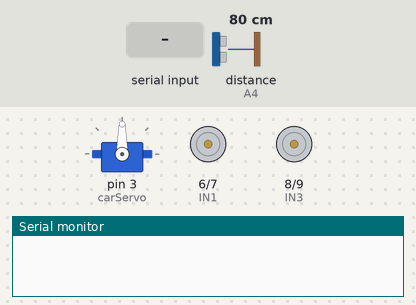
Recording of a sketch running on a simulated Arduino Uno, built with avr-gcc and run on an emulated ATmega328P. Parts: servo, motor-driver pin pairs drawn as motors (green arrow = first pin HIGH = forward, orange = second pin HIGH = backward, longer = more drive, scaled by the enable pin), the last lines printed to the serial monitor. Wiring (inferred from the names in the program): ultrasonic range finder: trigger A5; echo A4. The inputs (shaded band) are chosen by the test bench; at power-on: distance to the obstacle (sensor on A4) 80 cm. The echo pulse lasts 58.3 µs per cm.

Above: at 1.2 s.
1.3 s: "f" received over Serial
At 2.5 s:
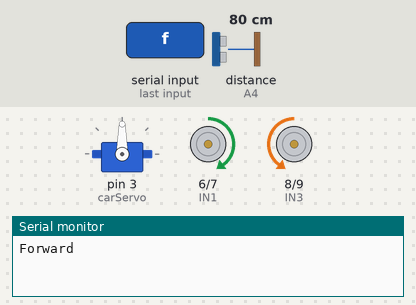
2.8 s: distance to the obstacle (sensor on A4) set to 29 cm
4.3 s: distance to the obstacle (sensor on A4) set to 23 cm
At 5.0 s:
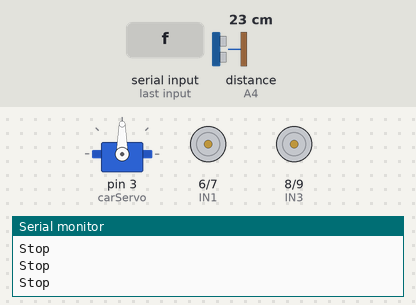
5.8 s: "b" received over Serial
At 6.7 s:
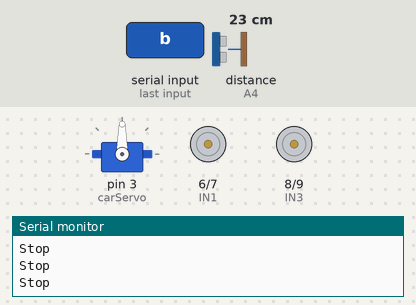
7.3 s: "r" received over Serial
At 7.8 s:
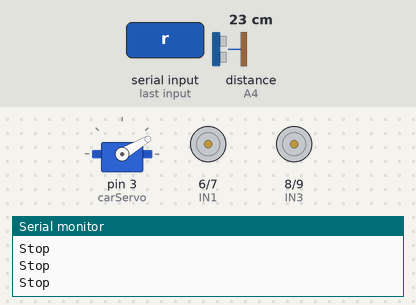
8.8 s: "l" received over Serial
At 10.1 s:
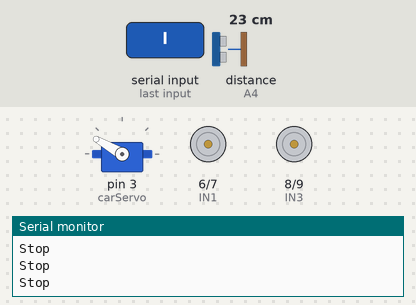
Timing chart, 0 to 11.3 s (numbered marks = the images above; inputs shaded):
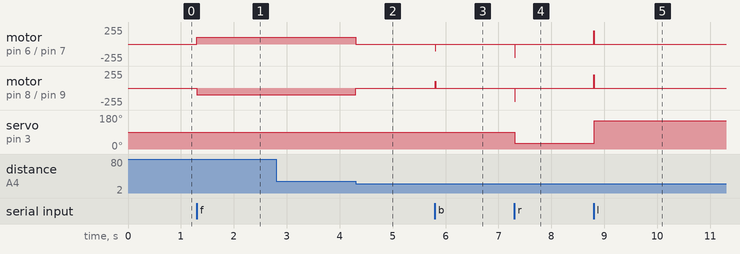

Measured:
- the behaviour switches between 27 and 26 cm on distance to the obstacle (sensor on A4) (found by bisection; images 1 and 2)
- after the input at 1.3 s, motor on pin 6 (IN1) / pin 7 (IN2): stopped → forward 100/255 at once; motor on pin 8 (IN3) / pin 9 (IN4): stopped → backward 100/255 at once
- after the input at 2.8 s, every drawn part: stays the same
- after the input at 4.3 s, motor on pin 6 (IN1) / pin 7 (IN2): forward 100/255 → stopped at once; motor on pin 8 (IN3) / pin 9 (IN4): backward 100/255 → stopped at once
- after the input at 5.8 s, motor on pin 6 (IN1) / pin 7 (IN2): stopped → backward 100/255 at once, → stopped 0.01 s later; motor on pin 8 (IN3) / pin 9 (IN4): stopped → forward 100/255 at once, → stopped 0.01 s later
- after the input at 7.3 s, motor on pin 6 (IN1) / pin 7 (IN2), motor on pin 8 (IN3) / pin 9 (IN4): stopped → backward 200/255 at once, → stopped 0.01 s later; servo on pin 3 (carServo): 90° → 30° at once
- after the input at 8.8 s, motor on pin 6 (IN1) / pin 7 (IN2), motor on pin 8 (IN3) / pin 9 (IN4): stopped → forward 200/255 at once, → stopped 0.01 s later; servo on pin 3 (carServo): 30° → 150° at once

The sketch:

bluetooth_control.ino
```cpp
#include <Servo.h>
Servo carServo;

#define ENA 5
#define ENB 11
#define IN1 6
#define IN2 7
#define IN3 8
#define IN4 9
#define carSpeed 100

/* This section is to initialize variables for the ultrasound sensor */
#define ECHO A4
#define TRIG A5

int aheadDistance = 0;
int pos = 0;

/* Function to receive bluetooth signals transmitted from the app */
void getBTData() {
  if (Serial.available()) {
    switch(Serial.read()) {
      case 'f': moveForward(); break;
      case 'b': moveBackward(); break;
      case 'r': turnRight(); break;
      case 'l': turnLeft(); break;
      case 's': stop(); break;
      default: break;
    }
  }
}

/* Function to move forward */
void moveForward() {
  analogWrite(ENA,carSpeed);
  analogWrite(ENB,carSpeed);
  digitalWrite(IN1,HIGH);
  digitalWrite(IN2,LOW);  // Right wheel forward
  digitalWrite(IN3,LOW);
  digitalWrite(IN4,HIGH);  // Left wheel forward
  Serial.println("Forward");
  carServo.write(90);
}

/* Function to move backward */
void moveBackward() {
  // Ignore ultrasound object detection if moving backwards
  aheadDistance = distanceTest();
  if (aheadDistance >= 0)
  {
    analogWrite(ENA,carSpeed);
    analogWrite(ENB,carSpeed);
    digitalWrite(IN1,LOW);
    digitalWrite(IN2,HIGH); // Right wheel backward
    digitalWrite(IN3,HIGH);
    digitalWrite(IN4,LOW); // Left wheel backward
    Serial.println("Backward");
  }
}

/* Function to turn left */
void turnLeft() {
  analogWrite(ENA,carSpeed*2);
  analogWrite(ENB,carSpeed*2);
  digitalWrite(IN1,HIGH);
  digitalWrite(IN2,LOW); // Right wheel forward
  digitalWrite(IN3,HIGH);
  digitalWrite(IN4,LOW); // Left wheel backward
  Serial.println("Left");
  carServo.write(150);
}

/* Function to turn right */
void turnRight() {
  analogWrite(ENA,carSpeed*2);
  analogWrite(ENB,carSpeed*2);
  digitalWrite(IN1,LOW);
  digitalWrite(IN2,HIGH); // Right wheel backward
  digitalWrite(IN3,LOW);
  digitalWrite(IN4,HIGH); // Left wheel forward
  Serial.println("Right");
  carServo.write(30);
}

/* Function to stop */
void stop() {
  digitalWrite(ENA,LOW);
  digitalWrite(ENB,LOW);
  Serial.println("Stop");
}

/* Function for Ultrasonic distance measurement */
int distanceTest()
{
  digitalWrite(TRIG, LOW);
  delayMicroseconds(2);
  digitalWrite(TRIG, HIGH);
  delayMicroseconds(20);
  digitalWrite(TRIG, LOW);
  float fDistance = pulseIn(ECHO, HIGH);
  fDistance= fDistance/58;
  return (int)fDistance;
}

void setup() {
  // put your setup code here, to run once:
  carServo.attach(3);   // attach servo on pin 3 to the board
  carServo.write(90);  //set servo position according to scaled value
  Serial.begin(9600);   // Open the serial port and set the baud rate to 9600
  pinMode(IN1,OUTPUT);
  pinMode(IN2,OUTPUT);
  pinMode(IN3,OUTPUT);
  pinMode(IN4,OUTPUT);
  pinMode(ENA,OUTPUT);
  pinMode(ENB,OUTPUT);
  pinMode(ECHO, INPUT);
  pinMode(TRIG, OUTPUT);
}

void loop() {
  // put your main code here, to run repeatedly:
  getBTData();
  aheadDistance = distanceTest();
  if(aheadDistance <= 25)
  {
    stop();
    //Serial.println("Object Detected..Stopping!");
  }
}
```
